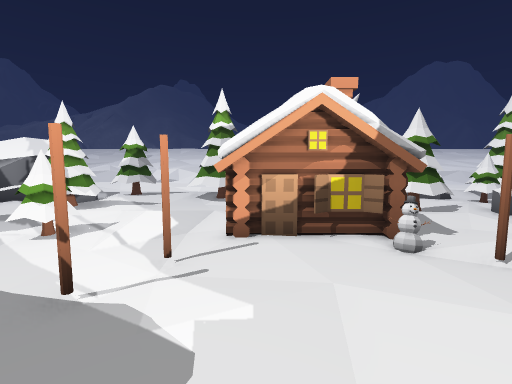
[1] (above)

23 first-person views from a walk through a 3-D level made in the Unity game engine. The camera is 1.4 m above the floor, tilts 6° down and sees 85° across. The floor is counted in squares, 0.72 m on a side. Each view is taken from the middle of a square. On the plan, view 1 faces up. The plan holds only what a view shows up to about 16 squares ahead; the rest is blank. The place goes on beyond the plan. The player is left out. Some surface patterns are stand-ins.

[2]
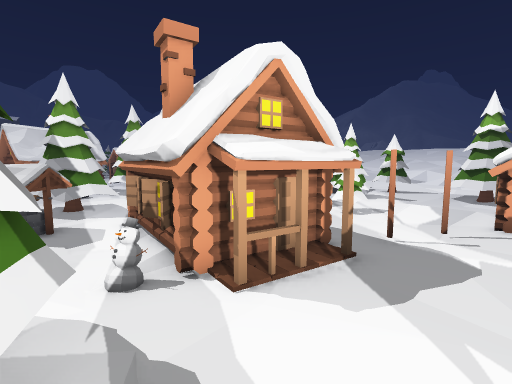

[3]
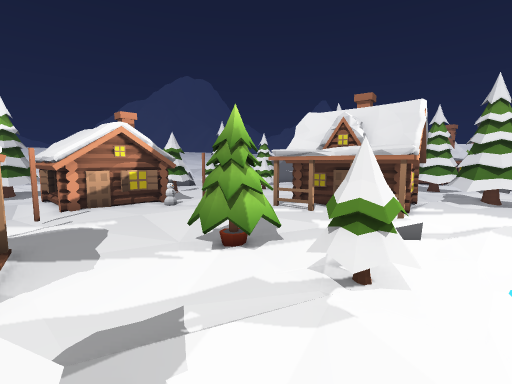

[4]
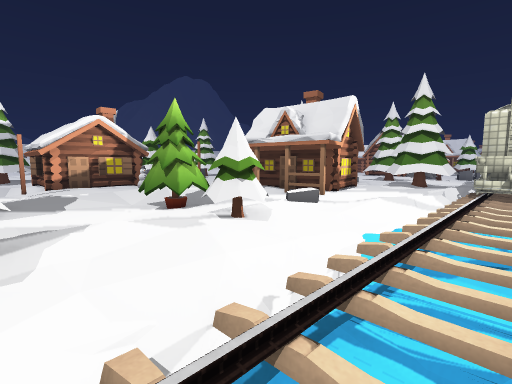

[5]
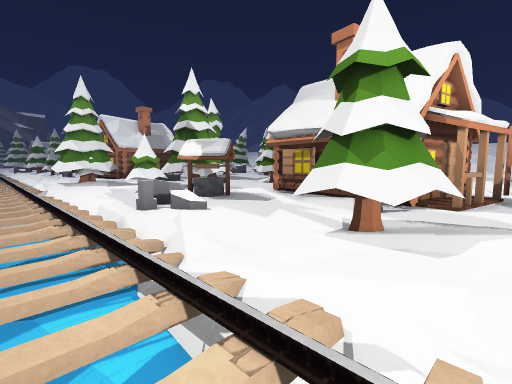

[6]
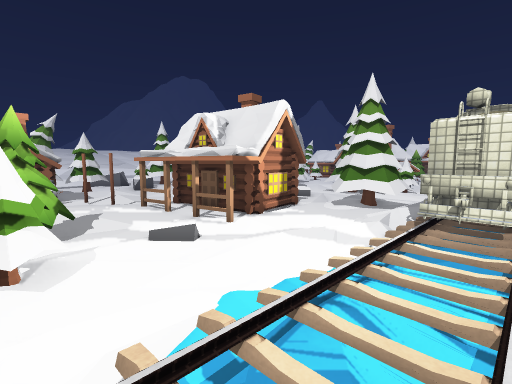

[7]
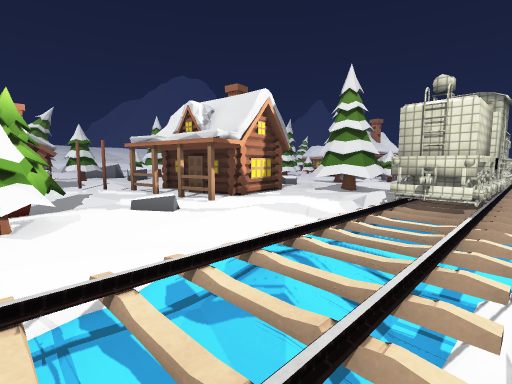

[8]
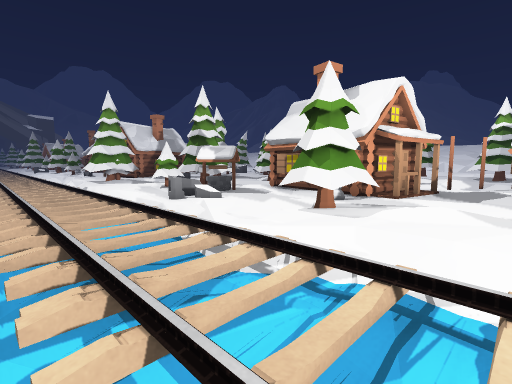

[9]
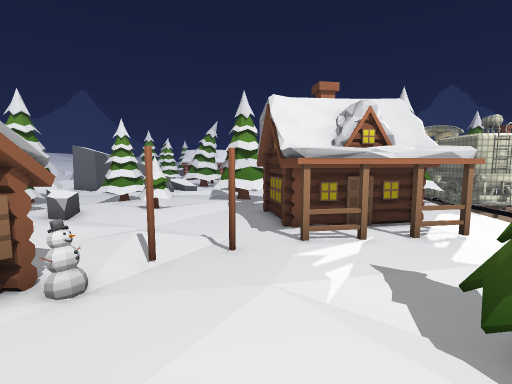

[10]
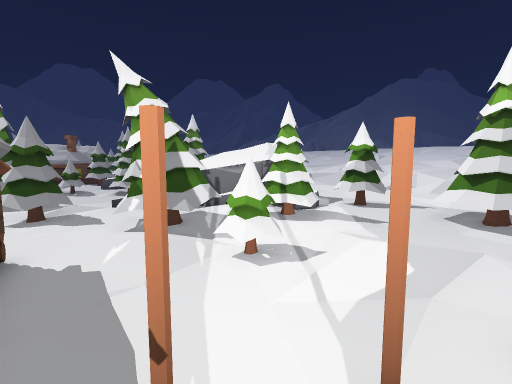

[11]
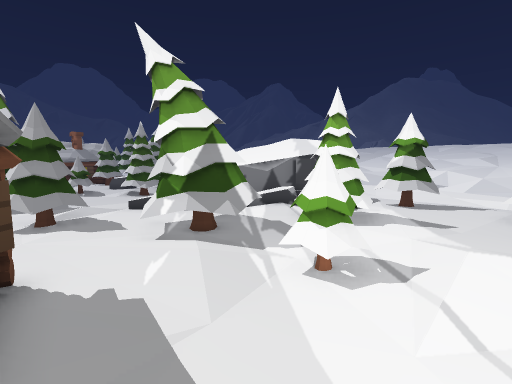

[12]
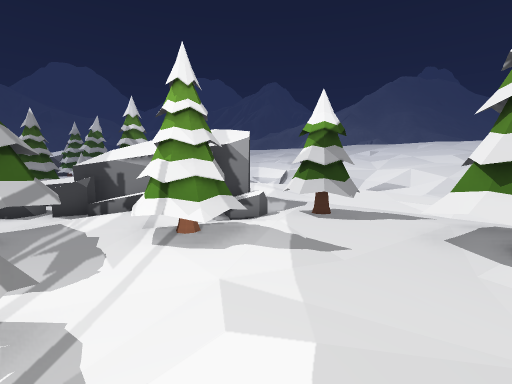

[13]
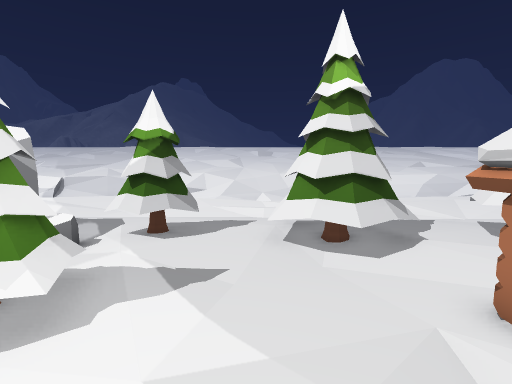

[14]
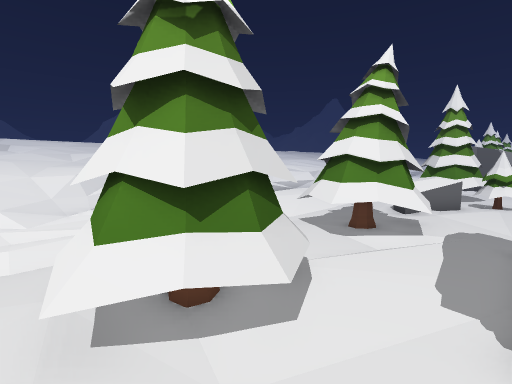

[15]
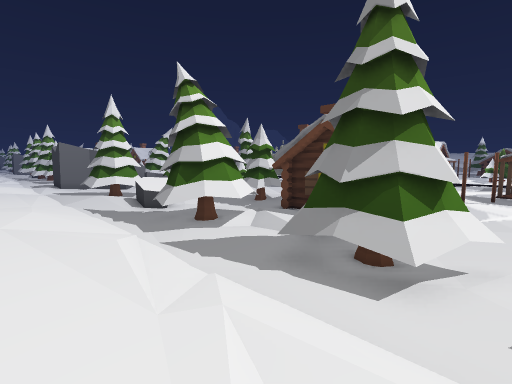

[16]
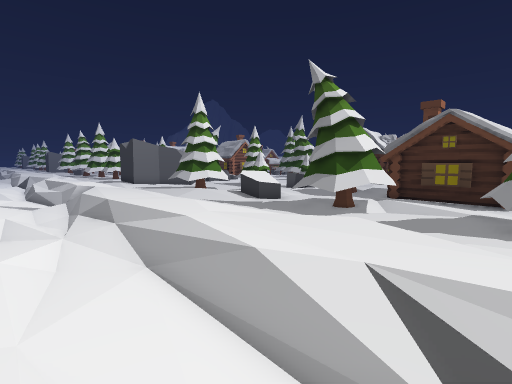

[17]
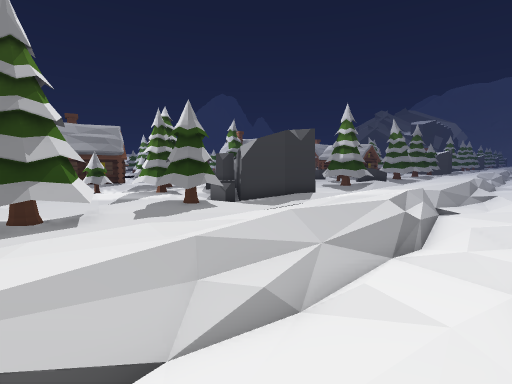

[18]
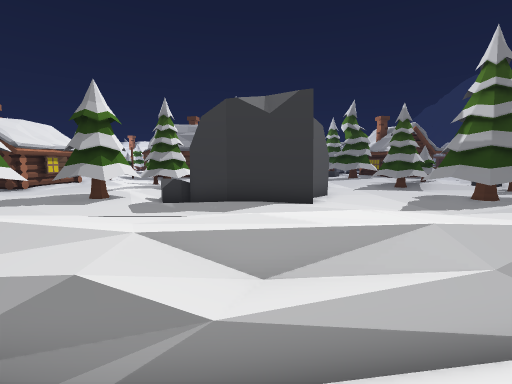

[19]
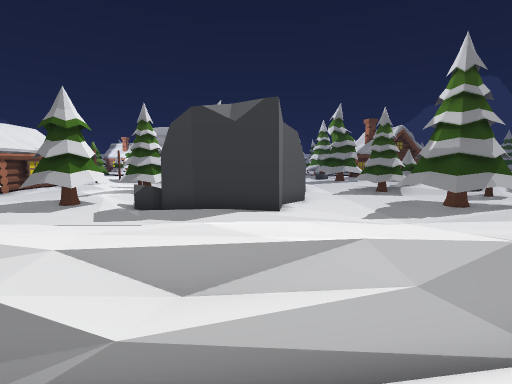

[20]
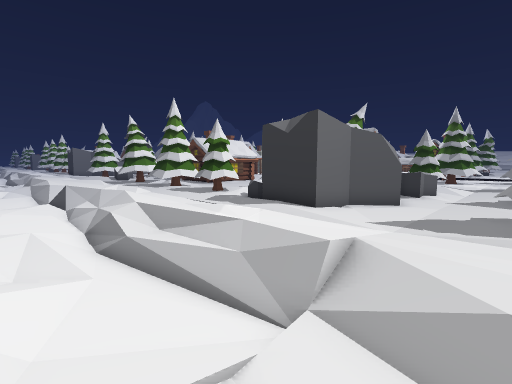

[21]
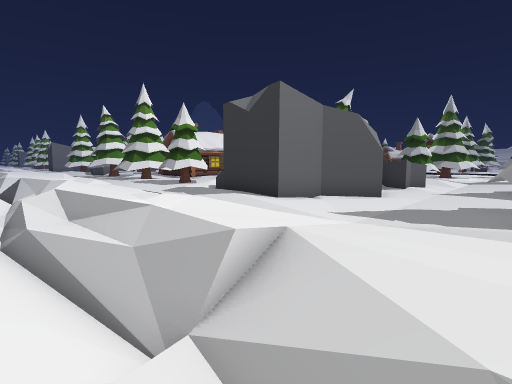

[22]
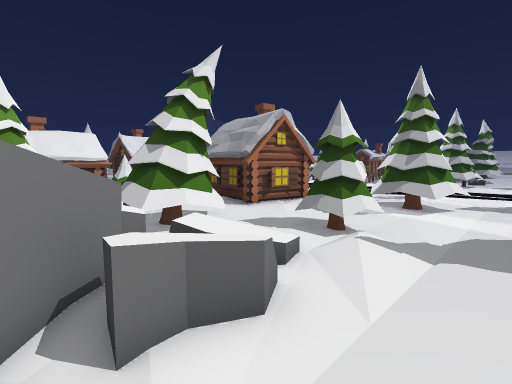

[23]
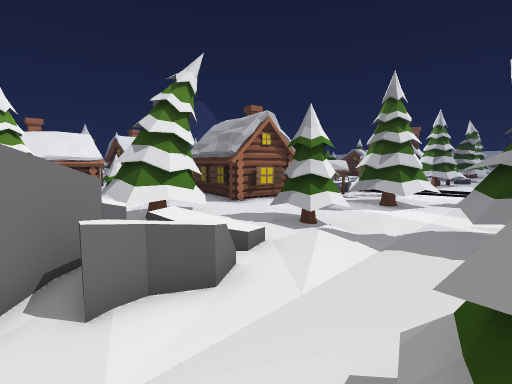

### Floor plan
Key: @ floor where view 1 was taken; # wall or solid block; . main floor; : floor 0.25 m higher than the main floor; - floor 0.25 m lower than the main floor; + floor 0.5 m higher than the main floor; _ floor 0.5 m lower than the main floor; / step, stairs or slope; = window, fence, low wall or low ledge; ^ raised ledge; v drop or lower ground; T tree; H house; O other object.
Columns run from 19 left of view 1 to 14 right of it. Each row starts with its distance up from view 1.
 26              :: /#=#
 25 -  /////__-//---/--  ------/////
 24 ///___//_--/_---/-________/-_/-///
 23 ________///__//___________////____
 22 _//=v/-==#=/////////......//::.==_
 21 ://////::::////////:::::::::::::::
 20 :::::::::://::::::::::::::::::::::
 19 ::.:::::.......::::://:.:://...:::
 18 ..................................
 17 T.....###...TT..TTT...TTT.....::TT
 16 T....## ##.TTT::TTTT.TTTT .==::TTT
 15 TT...# ^^#OTTT:.TTTT.TTTT./=#v.TTT
 14 T...##^^^#/.::..TTT...TTT...==TTTT
 13 ....#^^^##..:..........:.....TT..
 12 ....#^^^ :TTT:....HHHHHH.T ...T
 11 T...^^^=+:TTT.....HHH   TT .==..TT
 10 T..=^/^^:..T...:..HHHHH TTT:#=.:TT
  9 T...^//.TTT....:/-HHHHH :::...:.TT
  8 ....//..TTTT.TT./-HHH   ......TT..
  7 ........TTTT.TT...HHHHHH......TT..
  6  ...:...TTT:..........==.:....::.:
  5 TT..TTT..........#......#......:/T
  4 TT..TTT.........#.....:.........TT
  3  T... ....HHHHH ..:...::#.....H.TT
  2   ..../-..HHHHHHH.....:::HHH#HH
  1  ....T.-..#    HH......::HHHHHH
  0  ..TTTT..HHHHH HH..@TTT:.HHHH H
 -1  /.TTTT...HHHHHHH...TTT..HHHH
 -2 /..TTTT. ^....#H.........HHHH#HH./
 -3 T... T.=^^.....T..........HHH...TT
 -4 TT...TT.#^....TTT:::TT.//......TTO
 -5 TT....T..O//..TTT...T../.......TTO
 -6 T......//==/....././//-_//////.TTT
 -7   .-      / /////////##/-//_   O##
 -8  =vv_///////=/=_=////==/////==O###
 -9          /////__////////__//._###
-10        //////////// ////v./....O#
-11              ///   //  /////

Where each view was taken, in squares from view 1:
view 1: 0 up, 0 right, facing up
view 2: 4 down, 0 right, facing up-left
view 3: 6 down, 3 left, facing up-right
view 4: 9 down, 3 left, facing up-right
view 5: 9 down, 2 left, facing up-left
view 6: 10 down, 1 right, facing up-right
view 7: 11 down, 1 right, facing up-right
view 8: 11 down, 0 right, facing up-left
view 9: 3 up, 1 left, facing right
view 10: 3 up, 1 left, facing up-left
view 11: 3 up, 3 left, facing up-left
view 12: 8 up, 2 left, facing up-left
view 13: 8 up, 4 left, facing up
view 14: 12 up, 4 left, facing up-right
view 15: 21 up, 4 left, facing down-right
view 16: 25 up, 1 left, facing down-right
view 17: 25 up, 1 left, facing down-left
view 18: 25 up, 12 left, facing down
view 19: 25 up, 13 left, facing down
view 20: 25 up, 19 left, facing down-right
view 21: 23 up, 19 left, facing down-right
view 22: 12 up, 18 left, facing down-right
view 23: 12 up, 19 left, facing down-right
